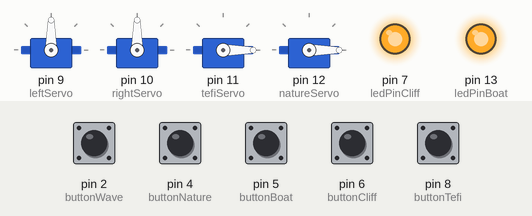
Bench run of a sketch on a simulated Arduino Uno, built with avr-gcc and run on an emulated ATmega328P. Shown: 4 × servo, output pins drawn as LEDs (lit = HIGH). Inputs (shaded band) come from the test bench; at power-on: pin 2 (buttonWave), pin 4 (buttonNature), pin 5 (buttonBoat), pin 6 (buttonCliff), pin 8 (buttonTefi) LOW.

Above: at 1.2 s.
1.3 s: pin 2 (buttonWave) pulled HIGH for 0.15 s
At 2.4 s:
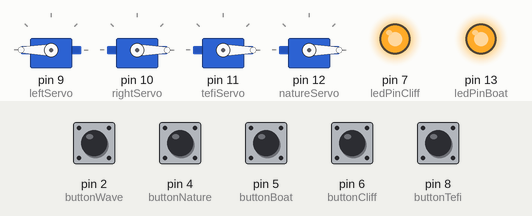
2.9 s: pin 4 (buttonNature) pulled HIGH for 0.15 s
At 3.6 s:
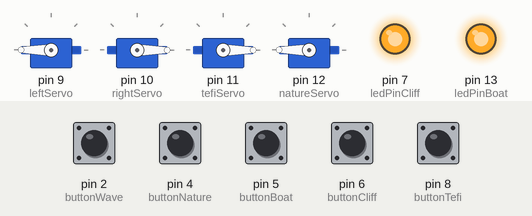
4.5 s: pin 5 (buttonBoat) pulled HIGH for 0.15 s
At 4.9 s:
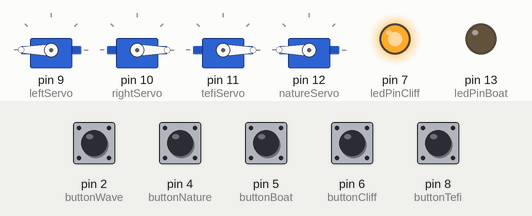
6.1 s: pin 6 (buttonCliff) pulled HIGH for 0.15 s
At 7.3 s:
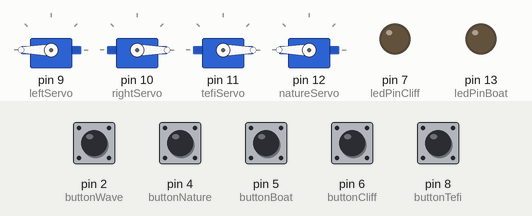
7.7 s: pin 8 (buttonTefi) pulled HIGH for 0.15 s
At 8.5 s:
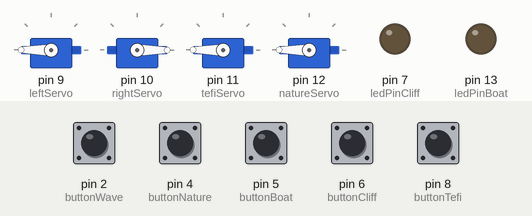
Timing chart, 0 to 10.3 s (numbered marks = the images above; inputs shaded):
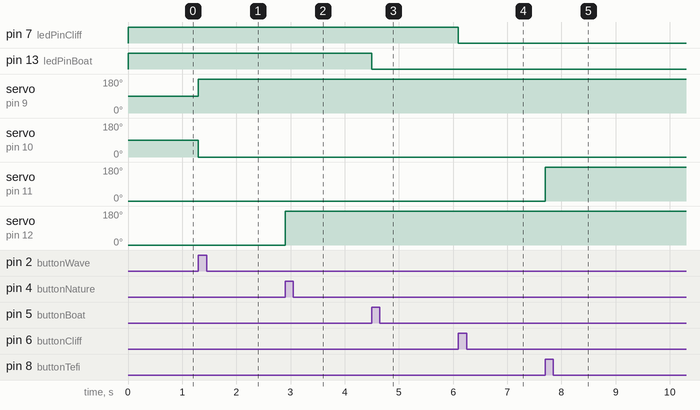

The sketch:

MoanaProject.ino
```cpp
/* Moana: Once Upon an Arduino

Team: Once Upon a Team
Team Members: Chisara Ogbuehi & Ayesha Faheem

Description: In this program we spin servos 180 degrees and turn on lights
when buttons are pressed in order to tell the story of Disney's Moana

*/

#include <Servo.h>

// Servo names
Servo leftServo;
Servo rightServo;
Servo tefiServo;
Servo natureServo;

// Servo button names & corresponding pins
const int buttonWave = 2;
const int buttonTefi = 8;
const int buttonNature = 4;

//LED names & corresponding pins
const int ledPinBoat = 13;   //blue button
const int ledPinCliff = 7;   // green button

// LED button names & corresponding pins
const int buttonBoat = 5;
const int buttonCliff = 6;

// Setting up servo, buttons, and LEDs
void setup() {
  // Turns left wave & corresponding pins
leftServo.attach(9);
// Turns right wave & corresponding pins
rightServo.attach(10);
// Turns Te Fiti & corresponding pins
tefiServo.attach(11);
// Lifts nature scene & corresponding pins
natureServo.attach(12);
// Servo buttons
pinMode(buttonWave, INPUT);
pinMode(buttonTefi, INPUT);
pinMode(buttonNature, INPUT);
//LED Buttons
pinMode(buttonBoat, INPUT);
pinMode(buttonCliff, INPUT);
// LEDs
pinMode(ledPinBoat, OUTPUT);
pinMode(ledPinCliff, OUTPUT);
// Starting point for servos and LEDs
natureServo.write(0);
tefiServo.write(0);
digitalWrite(ledPinBoat, HIGH);
digitalWrite(ledPinCliff, HIGH);
}

//Program servos and LEDs with corresponding buttons
void loop() {
 // waves turns
  if  (digitalRead(buttonWave) == HIGH) {
    Serial.println("button on");
      leftServo.write(180);
      rightServo.write(0);
    }
  // Te Fiti turns
  if  (digitalRead(buttonTefi) == HIGH) {
    Serial.println("button on");
      tefiServo.write(180);
    }
  // Nature scene turns
  if  (digitalRead(buttonNature) == HIGH) {
    Serial.println("button on");
      natureServo.write(180);
     }
  //Boat LED
  if  (digitalRead(buttonBoat) == HIGH) {
    Serial.println("button on");
      digitalWrite(ledPinBoat, LOW);
     }
    //CLiff LED
  if  (digitalRead(buttonCliff) == HIGH) {
    Serial.println("button on");
      digitalWrite(ledPinCliff, LOW);
     }
  }
```

Measured:
- after the input at 1.3 s, servo on pin 9 (leftServo): 90° → 180° at once; servo on pin 10 (rightServo): 90° → 0° at once
- after the input at 2.9 s, servo on pin 12 (natureServo): 0° → 180° at once
- after the input at 4.5 s, pin 13 (ledPinBoat): HIGH → LOW at once
- after the input at 6.1 s, pin 7 (ledPinCliff): HIGH → LOW at once
- after the input at 7.7 s, servo on pin 11 (tefiServo): 0° → 180° at once
